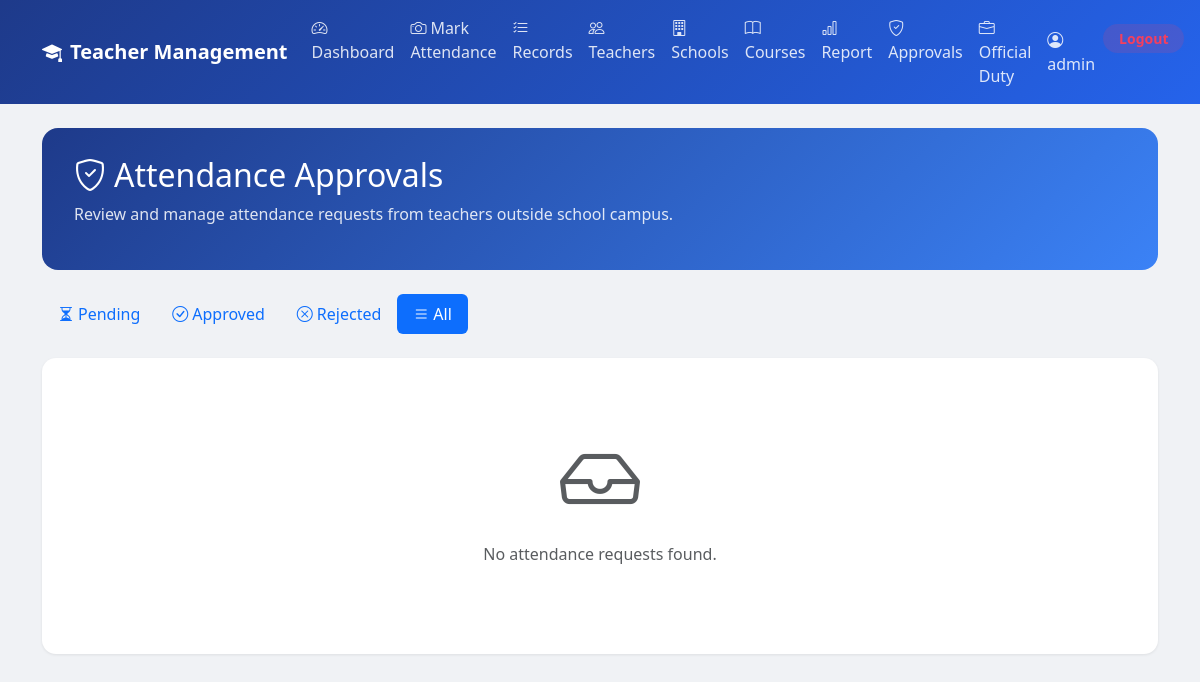
Page /approvals/all/ (signed in) on the earlier database version.
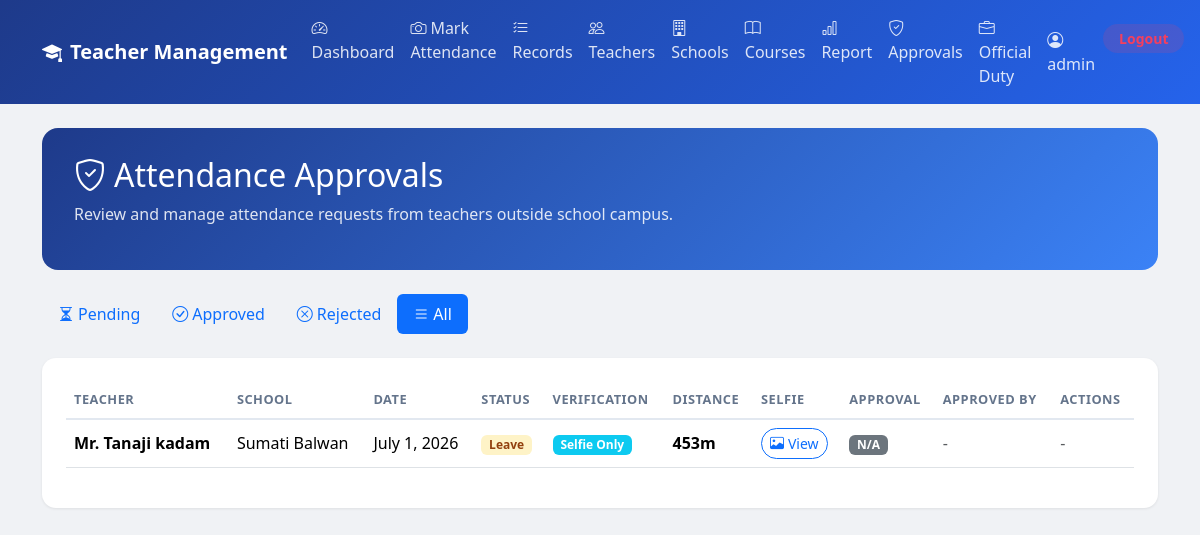
Same page on the later database version.
### management/models.py (models this page shows, shortened)
class Attendance(models.Model):
    class StatusChoices(models.TextChoices):
        PRESENT = 'present', 'Present'
        ABSENT = 'absent', 'Absent'
        LEAVE = 'leave', 'Leave'
        CL = 'cl', 'CL (Casual Leave)'
        HALF_LEAVE = 'half_leave', 'Half Leave'
        OTHER = 'other', 'Other'
        OFFICIAL_DUTY = 'official_duty', 'Official Duty'
    WEEKDAY_CHOICES = [
        ('MON', 'Monday'),
        ('TUE', 'Tuesday'),
        ('WED', 'Wednesday'),
        ('THU', 'Thursday'),
        ('FRI', 'Friday'),
        ('SAT', 'Saturday'),
        ('SUN', 'Sunday'),
    ]
    VERIFICATION_CHOICES = [
        ('GPS_SELFIE', 'GPS + Selfie'),
        ('GPS', 'GPS Only'),
        ('SELFIE', 'Selfie Only'),
        ('MANUAL', 'Manual'),
    ]
    APPROVAL_CHOICES = [
        ('pending', 'Pending'),
        ('approved', 'Approved'),
        ('rejected', 'Rejected'),
        ('none', 'None'),
    ]
    teacher = models.ForeignKey(Teacher, on_delete=models.CASCADE, related_name='attendances')
    school = models.ForeignKey(School, on_delete=models.CASCADE, related_name='attendances')
    course = models.ForeignKey(Course, on_delete=models.SET_NULL, null=True, blank=True, related_name='attendances')
    attendance_date = models.DateField(default=timezone.now)
    attendance_status = models.CharField(max_length=20, choices=StatusChoices.choices, default=StatusChoices.PRESENT)
    standard_class = models.CharField(max_length=100, blank=True, null=True, help_text="Standard/Class (STD)")
    weekday = models.CharField(max_length=20, blank=True, choices=WEEKDAY_CHOICES)
    start_time = models.TimeField(null=True, blank=True)
    end_time = models.TimeField(null=True, blank=True)
    room = models.CharField(max_length=50, blank=True)
    notes = models.TextField(blank=True)
    created_at = models.DateTimeField(default=timezone.now)
    marked_at = models.DateTimeField(default=timezone.now)
    latitude = models.FloatField(null=True, blank=True)
    longitude = models.FloatField(null=True, blank=True)
    location = models.CharField(max_length=255, blank=True, null=True, help_text="Human readable location or address description")
    distance_from_school = models.FloatField(null=True, blank=True, help_text="Distance in meters")
    attendance_time = models.TimeField(default=timezone.now)
    device_id = models.CharField(blank=True, max_length=255, null=True)
    face_confidence = models.FloatField(blank=True, null=True)
    qr_code_data = models.CharField(blank=True, max_length=255, null=True)
    selfie_image = models.ImageField(blank=True, null=True, upload_to='attendance_selfies/')
    verification_method = models.CharField(max_length=50, choices=VERIFICATION_CHOICES, default='GPS_SELFIE')
    wifi_bssid = models.CharField(blank=True, max_length=255, null=True)
    wifi_ssid = models.CharField(blank=True, max_length=255, null=True)
    approval_status = models.CharField(max_length=20, choices=APPROVAL_CHOICES, default='none')
    approved_by = models.ForeignKey(User, on_delete=models.SET_NULL, null=True, blank=True, related_name='approved_attendances')
    approved_at = models.DateTimeField(null=True, blank=True)
    official_duty_reason = models.TextField(blank=True, null=True, help_text="Reason for official duty when outside school radius")
    class Meta:
        ordering = ['-attendance_date', 'weekday', 'start_time', 'teacher__last_name']
        constraints = [
            models.UniqueConstraint(fields=['teacher', 'attendance_date'], name='unique_teacher_attendance_per_day')
        ]

class Teacher(models.Model):
    user = models.OneToOneField(User, on_delete=models.CASCADE, null=True, blank=True, related_name='teacher_profile')
    first_name = models.CharField(max_length=120)
    last_name = models.CharField(max_length=120)
    email = models.EmailField(blank=True)
    phone = models.CharField(max_length=80, blank=True)
    qualification = models.CharField(max_length=200, blank=True)
    notes = models.TextField(blank=True)
    active = models.BooleanField(default=True)
    school = models.ForeignKey(School, on_delete=models.SET_NULL, null=True, blank=True, related_name='teachers')
    class Meta:
        ordering = ["last_name", "first_name"]
    @property
    def full_name(self):
        return f"{self.first_name} {self.last_name}"

class School(models.Model):
    name = models.CharField(max_length=200)
    city = models.CharField(max_length=120, blank=True)
    address = models.CharField(max_length=255, blank=True)
    email = models.EmailField(blank=True)
    phone = models.CharField(max_length=20, blank=True)
    school_latitude = models.FloatField(
        null=True,
        blank=True,
        validators=[MinValueValidator(-90.0), MaxValueValidator(90.0)]
    )
    school_longitude = models.FloatField(
        null=True,
        blank=True,
        validators=[MinValueValidator(-180.0), MaxValueValidator(180.0)]
    )
    allowed_radius_meters = models.IntegerField(
        default=500,
        validators=[MinValueValidator(1)],
        help_text="Allowed radius in meters"
    )
    class Meta:
        ordering = ["name"]

### management/views.py (the view)
# urls.py: path("approvals/all/", views.admin_all_requests, name="admin_all_requests"),
@login_required
def admin_all_requests(request):
    if not request.user.is_staff:
        return render(request, "management/unauthorized.html")
    status_filter = request.GET.get("status", "")
    attendances = Attendance.objects.select_related("teacher", "school", "approved_by").order_by("-created_at")
    if status_filter in ["pending", "approved", "rejected"]:
        attendances = attendances.filter(approval_status=status_filter)
    return render(request, "management/admin_approval.html", {
        "attendances": attendances,
        "status_filter": status_filter,
    })

### templates/management/admin_approval.html (shortened to what the changed rows need)
{% extends "management/base.html" %}
{% block content %}
<div class="hero-card">
    <h2><i class="bi bi-shield-check me-2"></i>Attendance Approvals</h2>
</div>
<div class="content-card">
    {% if attendances %}
    <div class="table-responsive">
        <table class="table table-hover">
            <thead>
                <tr>
                    <th>Teacher</th>
                    <th>School</th>
                    <th>Date</th>
                    <th>Status</th>
                    <th>Verification</th>
                    <th>Distance</th>
                    <th>Selfie</th>
                    <th>Approval</th>
                    <th>Approved By</th>
                    <th>Actions</th>
                </tr>
            </thead>
            <tbody>
                {% for att in attendances %}
                <tr>
                    <td><strong>{{ att.teacher.full_name }}</strong></td>
                    <td>{{ att.school.name }}</td>
                    <td>{{ att.attendance_date }}</td>
                    <td>
                        {% if att.attendance_status == "present" or att.attendance_status == "PRESENT" %}
                            <span class="badge badge-present">Present</span>
                        {% elif att.attendance_status == "absent" or att.attendance_status == "ABSENT" %}
                            <span class="badge badge-absent">Absent</span>
                        {% elif att.attendance_status == "half_leave" %}
                            <span class="badge badge-half_day">Half Day</span>
                        {% elif att.attendance_status == "leave" %}
                            <span class="badge badge-leave">Leave</span>
                        {% elif att.attendance_status == "cl" %}
                            <span class="badge badge-cl">CL</span>
                        {% else %}
                            <span class="badge bg-secondary">{{ att.get_attendance_status_display }}</span>
                        {% endif %}
                    </td>
                    <td><span class="badge bg-info">{{ att.get_verification_method_display }}</span></td>
                    <td>
                        {% if att.distance_from_school %}
                            <span class="fw-bold">{{ att.distance_from_school|floatformat:0 }}m</span>
                        {% else %}
                            <span class="text-muted">-</span>
                        {% endif %}
                    </td>
                    <td>
                        {% if att.selfie_image %}
                            <a href="{{ att.selfie_image.url }}" target="_blank" class="btn btn-sm btn-outline-primary rounded-pill">
                                <i class="bi bi-image me-1"></i>View
                            </a>
                        {% else %}
                            <span class="text-muted">No selfie</span>
                        {% endif %}
                    </td>
                    <td>
                        {% if att.approval_status == "pending" %}
                            <span class="badge badge-pending"><i class="bi bi-hourglass-split me-1"></i>Pending</span>
                        {% elif att.approval_status == "approved" %}
                            <span class="badge badge-approved"><i class="bi bi-check-circle me-1"></i>Approved</span>
                        {% elif att.approval_status == "rejected" %}
                            <span class="badge badge-rejected"><i class="bi bi-x-circle me-1"></i>Rejected</span>
                        {% else %}
                            <span class="badge bg-secondary">N/A</span>
                        {% endif %}
                    </td>
                    <td>
                        {% if att.approved_by %}
                            {{ att.approved_by.get_full_name|default:att.approved_by.username }}
                            <br><small class="text-muted">{{ att.approved_at|date:"M d, H:i" }}</small>
                        {% else %}
                            <span class="text-muted">-</span>
                        {% endif %}
                    </td>
                    <td>
                        {% if att.approval_status == "pending" %}
                        <div class="d-flex gap-1">
                            <form method="post" action="{% url 'admin_approve' att.id %}" class="d-inline">
                                {% csrf_token %}
                                <button type="submit" class="btn btn-sm btn-success rounded-pill px-3">
                                    <i class="bi bi-check-lg"></i> Approve
                                </button>
                            </form>
                            <form method="post" action="{% url 'admin_reject' att.id %}" class="d-inline">
                                {% csrf_token %}
                                <button type="submit" class="btn btn-sm btn-danger rounded-pill px-3">
                                    <i class="bi bi-x-lg"></i> Reject
                                </button>
                            </form>
                        </div>
                        {% else %}
                            <span class="text-muted">-</span>
                        {% endif %}
                    </td>
                </tr>
                {% endfor %}
            </tbody>
        </table>
    </div>
    {% else %}
    <div class="text-center py-5">
        <i class="bi bi-inbox display-1 text-muted"></i>
        <p class="text-muted mt-3">No attendance requests found.</p>
    </div>
    {% endif %}
</div>
{% endblock %}

Differences in the rows shown:
added Attendance: teacher.full_name "Mr. Tanaji kadam", school.name "Sumati Balwan", attendance_date "July 1, 2026", attendance_status "Leave", verification_method "Selfie Only", distance_from_school "453", approval_status "N/A"
Other differences:
text no longer shown: "No attendance requests found."
text now shown: "TEACHER SCHOOL DATE STATUS VERIFICATION DISTANCE SELFIE APPROVAL APPROVED BY ACTIONS"
